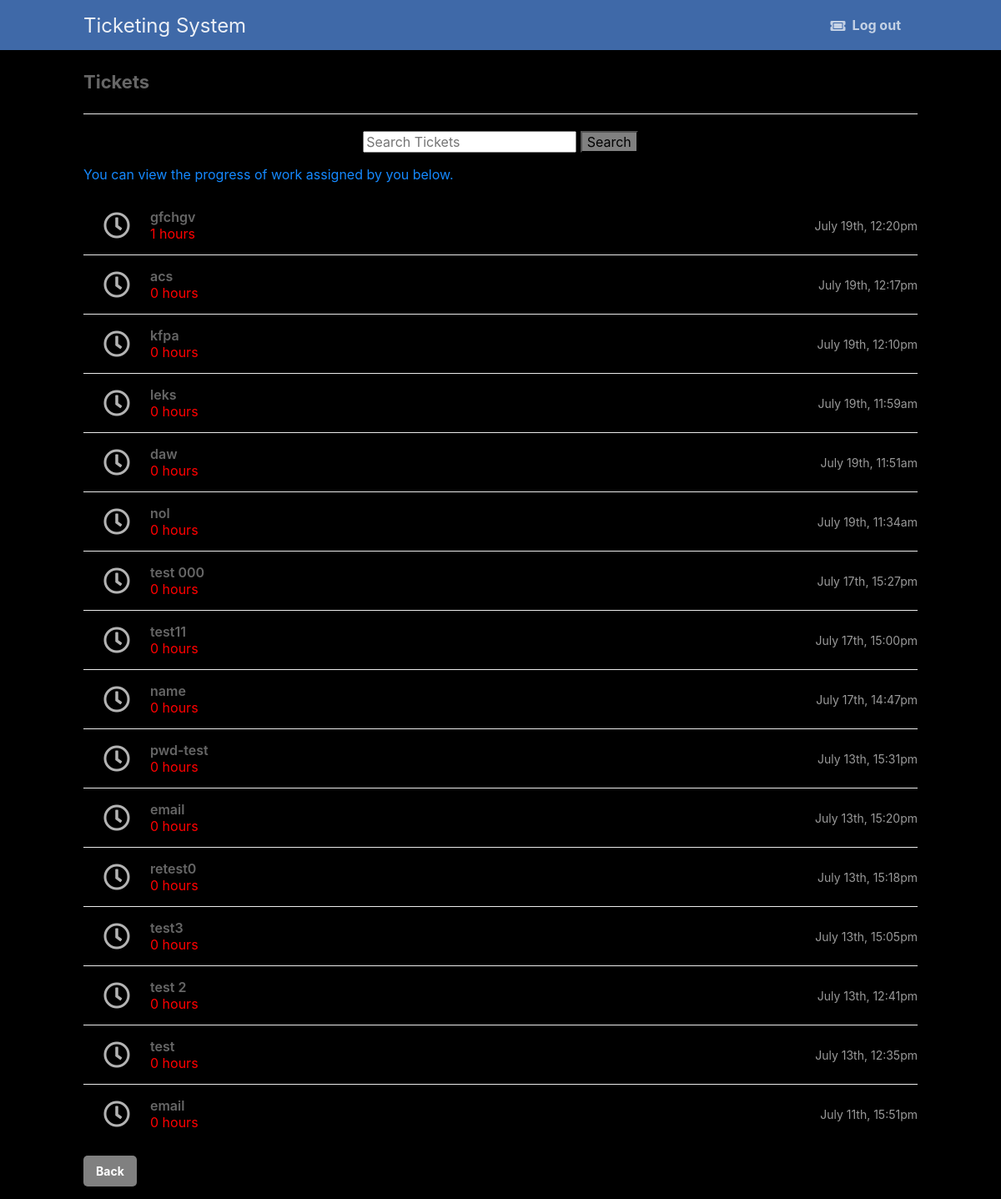
/tickets.php (signed in), run on the app's committed database.
### tables this page shows
CREATE TABLE `tickets` (
  `id` int(11) NOT NULL,
  `title` varchar(255) NOT NULL,
  `name` text NOT NULL,
  `msg` text NOT NULL,
  `priority` int(255) NOT NULL,
  `file_name` varchar(255) NOT NULL,
  `email` varchar(255) NOT NULL,
  `assigned_by` varchar(255) NOT NULL,
  `created` datetime NOT NULL DEFAULT current_timestamp(),
  `status` enum('open','closed','resolved','reopened') NOT NULL DEFAULT 'open'
);

### tickets.php (the view, shortened to what this page needs)
<?php
include 'functions.php';
$conn = connect_mysql();
$query = 'SELECT * FROM tickets ORDER BY created DESC';
$result = mysqli_query($conn, $query);
$tickets = mysqli_fetch_all($result, MYSQLI_ASSOC);
?>
<?=template_header('Tickets')?>
<div class="content home">
	<h2>Tickets</h2>
	<br>
	<center>
		<nav class="navbar bg-body-tertiary">
			<div class="container-fluid">
				<form class="d-flex" role="search" method="GET" action="">
					<input class="form-control me-2" type="search" name="search" placeholder="Search Tickets" aria-label="Search">
					<button class="btn btn-outline-success" type="submit">Search</button>
				</form>
			</div>
		</nav>
	</center>
	<p style="color:#1589FF">You can view the progress of work assigned by you below.</p>
	<div class="tickets-list">
		<?php foreach ($tickets as $ticket): ?>
		<?php if($_SESSION['email']==$ticket['assigned_by']):?>
		<a href="view.php?id=<?=$ticket['id']?>" class="ticket">
			<span class="con">
				<?php if ($ticket['status'] == 'open'): ?>
				<i class="far fa-clock fa-2x"></i>
				<?php elseif ($ticket['status'] == 'resolved'): ?>
				<i class="fas fa-check fa-2x"></i>
				<?php elseif ($ticket['status'] == 'closed'): ?>
				<i class="fas fa-times fa-2x"></i>
				<?php endif; ?>
			</span>
			<span class="con">
				<span class="title"><?=htmlspecialchars($ticket['title'], ENT_QUOTES)?></span>
				<span class="int" style="color:red"><?=htmlspecialchars($ticket['priority'], ENT_QUOTES)?> hours</span>
			</span>
			<span class="con created"><?=date('F dS, G:ia', strtotime($ticket['created']))?></span>
		</a>
		<?php endif; ?>
		<?php endforeach; ?>
	</div>
<div class="btns">
	<a href="home.php" class="btn" style="background-color: grey !important; color: neonblue;">Back</a>
</div>
</div>
<?=template_footer()?>

### style.css (style rules this page uses)
* { box-sizing: border-box; font-family: -apple-system, BlinkMacSystemFont, "segoe ui", roboto, oxygen, ubuntu, cantarell, "fira sans", "droid sans", "helvetica neue", Arial, sans-serif; font-size: 16px; }
body { background-color: #ffffff; margin: 0; }
.content { width: 1000px; margin: 0 auto; }
.content h2 { margin: 0; padding: 25px 0; font-size: 22px; border-bottom: 1px solid #ebebeb; color: #666666; }
.btns { display: flex; }
.btns .btn { display: inline-block; text-decoration: none; background-color: #38b673; font-weight: bold; font-size: 14px; border-radius: 5px; color: #FFFFFF; padding: 10px 15px; margin: 15px 10px 15px 0; }
.home .tickets-list { display: flex; flex-flow: column; }
.home .tickets-list .ticket { padding: 15px 0; width: 100%; border-bottom: 1px solid #ebebeb; display: flex; text-decoration: none; }
.home .tickets-list .ticket .con { display: flex; justify-content: center; flex-flow: column; }
.home .tickets-list .ticket i { text-align: center; width: 80px; color: #b3b3b3; }
.home .tickets-list .ticket .title { font-weight: 600; color: #666666; }
.home .tickets-list .ticket .created { flex-grow: 1; align-items: flex-end; color: #999999; font-size: 14px; }
.home .tickets-list .ticket:last-child { border-bottom: 0; }

### tickets.php (style rules this page uses)
body { background-color: black; color: neonblue; }
.btn { background-color: grey; color: neonblue; }

### data on the page
tickets: status "open" (drawn), title "gfchgv", priority "1", created "July 19th, 12:20pm"
tickets: status "open" (drawn), title "acs", priority "0", created "July 19th, 12:17pm"
tickets: status "open" (drawn), title "kfpa", priority "0", created "July 19th, 12:10pm"
tickets: status "open" (drawn), title "leks", priority "0", created "July 19th, 11:59am"
tickets: status "open" (drawn), title "daw", priority "0", created "July 19th, 11:51am"
tickets: status "open" (drawn), title "nol", priority "0", created "July 19th, 11:34am"
tickets: status "open" (drawn), title "test 000", priority "0", created "July 17th, 15:27pm"
tickets: status "open" (drawn), title "test11", priority "0", created "July 17th, 15:00pm"
tickets: status "open" (drawn), title "name", priority "0", created "July 17th, 14:47pm"
tickets: status "open" (drawn), title "pwd-test", priority "0", created "July 13th, 15:31pm"
tickets: status "open" (drawn), title "email", priority "0", created "July 13th, 15:20pm"
tickets: status "open" (drawn), title "retest0", priority "0", created "July 13th, 15:18pm"
tickets: status "open" (drawn), title "test3", priority "0", created "July 13th, 15:05pm"
tickets: status "open" (drawn), title "test 2", priority "0", created "July 13th, 12:41pm"
tickets: status "open" (drawn), title "test", priority "0", created "July 13th, 12:35pm"
tickets: status "open" (drawn), title "email", priority "0", created "July 11th, 15:51pm"
